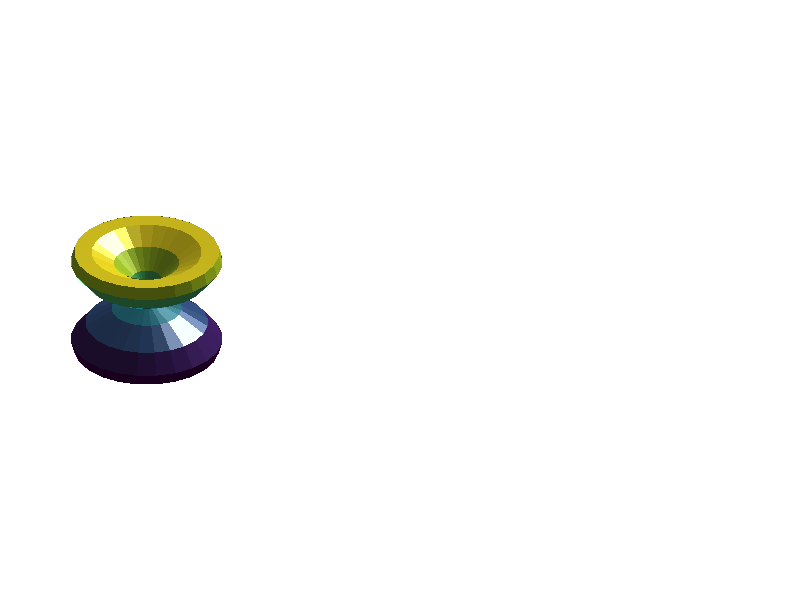

Source code (MATLAB): (Note: this script raises an error after producing the figure.)
% This function generates the Spherical Harmonics basis functions of degree
% L and order M.
%
% SYNTAX: [Ymn,THETA,PHI,X,Y,Z]=spharm4(L,M,RES,PLOT_FLAG);
%
% INPUTS:
%
% L         - Spherical harmonic degree, [1x1]
% M         - Spherical harmonic order,  [1x1]
% RES       - Vector of # of points to use [#Theta x #Phi points],[1x2] or [2x1] 
% PLOT_FLAG - Binary flag to generates a figure of the spherical harmonic surfaces (DEFAULT=1)
%
%
% OUTPUTS:
% 
% Ymn   - Spherical harmonics coordinates, [RES(1) x RES(2)]
% THETA - Circumferential coordinates, [RES(1) x RES(2)]
% PHI   - Latitudinal coordinates, [RES(1) x RES(2)]
% X,Y,Z - Cartesian coordinates of magnitude, squared, spherical harmonic surface points, [RES(1) x RES(2)]
%
%
% NOTE: It is very important to keep the various usages of THETA and PHI
% straight.  For this function THETA is the Azimuthal/Longitude/Circumferential 
% coordinate and is defined on the interval [0,2*pi], whereas PHI is the 
% Altitude/Latitude/Elevation and is defined on the interval [0,pi].  Also note that 
% the conversion to cartesian coordinates requires that PHI be offset by pi/2 so 
% that the conversion is on the interval [-pi/2,pi/2].
%
% DBE 2005/09/30

function [Ymn,THETA,PHI,Xm,Ym,Zm]=spharm4(L,M,RES,PLOT_FLAG);

% Define constants (REQUIRED THAT L(DEGREE)>=M(ORDER))
if nargin==0
  L=3;   % DEGREE
  M=2;   % ORDER
  RES=[55 55];
end

if nargin<3
  RES=[25 25];  
  PLOT_FLAG=1;
end

if nargin<4
  PLOT_FLAG=1;
end

if L<M, error('The ORDER (M) must be less than or eqaul to the DEGREE(L).'); end

THETA=linspace(0,2*pi,RES(1));  % Azimuthal/Longitude/Circumferential
PHI  =linspace(0,  pi,RES(2));  % Altitude /Latitude /Elevation
[THETA,PHI]=meshgrid(THETA,PHI);

Lmn=legendre(L,cos(PHI));

if L~=0
  Lmn=squeeze(Lmn(M+1,:,:));
end

a1=((2*L+1)/(4*pi));
a2=factorial(L-M)/factorial(L+M);
C=sqrt(a1*a2);

Ymn=C*Lmn.*exp(i*M*THETA);

[Xm,Ym,Zm]=sph2cart(THETA,PHI-pi/2,abs(Ymn).^2);
[Xr,Yr,Zr]=sph2cart(THETA,PHI-pi/2,real(Ymn).^2);
[Xi,Yi,Zi]=sph2cart(THETA,PHI-pi/2,imag(Ymn).^2);
% [Xp,Yp,Zp]=sph2cart(THETA,PHI-pi/2,angle(Ymn).^2);

if PLOT_FLAG
f=figure; axis off; hold on;
  axes('position',[0.0500 0 0.2666 1]); 
surf(Xm,Ym,Zm,'linestyle','none'); 
    axis equal off; %rot3d;
axis vis3d;
    light; lighting phong; camzoom(1.3);
  axes('position',[0.3666 0 0.2666 1]); 
    surf(Xr,Yr,Zr,'linestyle','none'); 
    axis equal off; %rot3d;
axis vis3d;
    light; lighting phong; camzoom(1.3);
  axes('position',[0.6833 0 0.2666 1]); 
    surf(Xi,Yi,Zi,'linestyle','none'); 
%    surf(Xp,Yp,Zp,'linestyle','none'); 
    axis equal off; %rot3d;
axis vis3d;
    light; lighting phong; camzoom(1.3);
  axes('position',[0 0.9 1 0.1]); axis off;
    t(1)=text(0.50,0.25,'Spherical Harmonics','HorizontalAlignment','Center');
  axes('position',[0 0 1 0.1]); axis off;
    t(2)=text(0.20,0.25,['|Y^',num2str(M),'_',num2str(L),'|^2'],'HorizontalAlignment','Center');
    t(3)=text(0.50,0.25,['Real(Y^',num2str(M),'_',num2str(L),')^2'],'HorizontalAlignment','Center');
    t(4)=text(0.80,0.25,['Imag(Y^',num2str(M),'_',num2str(L),')^2'],'HorizontalAlignment','Center');
  %setfig(gcf,10,5,12);
end

return
